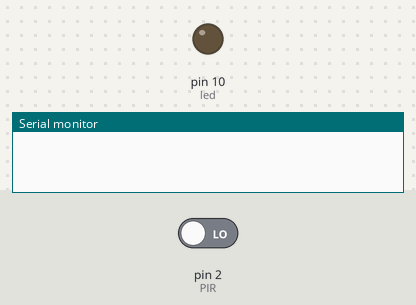
This sketch was run on a simulated Arduino Uno, built with avr-gcc and run on an emulated ATmega328P. Parts: output pins drawn as LEDs (lit = HIGH), the last lines printed to the serial monitor. Inputs (shaded band) come from the test bench; at power-on: pin 2 (PIR) LOW.

Above: at 1.2 s.
1.3 s: pin 2 (PIR) driven HIGH
At 2.0 s:
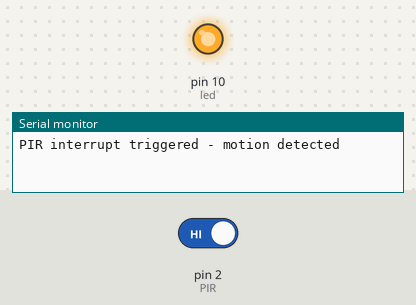
2.8 s: pin 2 (PIR) driven LOW
At 3.1 s:
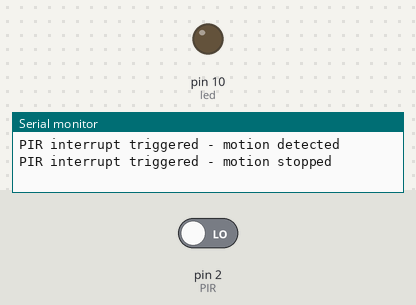
Timing chart, 0 to 5.8 s (numbered marks = the images above; inputs shaded):
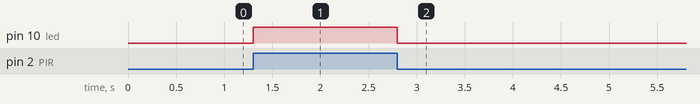

The sketch:

Task1.2P.ino
```cpp
// == Module 1 - Task 1.2P - Iterrupts  ==

// Hardware
int led = 10;
int PIR = 2;

// Functional
volatile bool state = false;

void setup() {
  Serial.begin(9600);
  pinMode(led, OUTPUT);
  pinMode(PIR, INPUT);
  //Interrupt
  attachInterrupt(digitalPinToInterrupt(PIR), led_interrupt, CHANGE);
}

void loop(){
  delay(2000);
}
void led_interrupt()
{
  // serial information
  Serial.print("PIR interrupt triggered - ");
  if(state == false){Serial.println("motion detected");}
  else {Serial.println("motion stopped");}
  state = !state;
  digitalWrite(led, state);
}
```

Measured:
- after the input at 1.3 s, pin 10 (led): LOW → HIGH at once
- after the input at 2.8 s, pin 10 (led): HIGH → LOW at once
